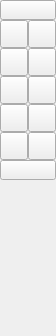
<?xml version="1.0" encoding="UTF-8"?>
<ui version="4.0">
 <class>QG_CadToolBarSelect</class>
 <widget class="QWidget" name="QG_CadToolBarSelect">
  <property name="geometry">
   <rect>
    <x>0</x>
    <y>0</y>
    <width>56</width>
    <height>336</height>
   </rect>
  </property>
  <property name="sizePolicy">
   <sizepolicy hsizetype="Fixed" vsizetype="Minimum">
    <horstretch>0</horstretch>
    <verstretch>0</verstretch>
   </sizepolicy>
  </property>
  <property name="minimumSize">
   <size>
    <width>56</width>
    <height>336</height>
   </size>
  </property>
  <property name="windowTitle">
   <string>Select</string>
  </property>
  <widget class="QToolButton" name="bAll">
   <property name="geometry">
    <rect>
     <x>28</x>
     <y>20</y>
     <width>28</width>
     <height>28</height>
    </rect>
   </property>
   <property name="toolTip">
    <string>Select all</string>
   </property>
   <property name="text">
    <string/>
   </property>
   <property name="icon">
    <iconset resource="../../../res/extui/extui.qrc">
     <normaloff>:/extui/selectall.png</normaloff>:/extui/selectall.png</iconset>
   </property>
  </widget>
  <widget class="QToolButton" name="bBack">
   <property name="geometry">
    <rect>
     <x>0</x>
     <y>0</y>
     <width>56</width>
     <height>20</height>
    </rect>
   </property>
   <property name="toolTip">
    <string>Back to main menu</string>
   </property>
   <property name="text">
    <string/>
   </property>
   <property name="icon">
    <iconset resource="../../../res/extui/extui.qrc">
     <normaloff>:/extui/back.png</normaloff>:/extui/back.png</iconset>
   </property>
  </widget>
  <widget class="QToolButton" name="bInters">
   <property name="geometry">
    <rect>
     <x>28</x>
     <y>104</y>
     <width>28</width>
     <height>28</height>
    </rect>
   </property>
   <property name="toolTip">
    <string>Select intersected entities</string>
   </property>
   <property name="text">
    <string/>
   </property>
   <property name="icon">
    <iconset resource="../../../res/extui/extui.qrc">
     <normaloff>:/extui/selectinters.png</normaloff>:/extui/selectinters.png</iconset>
   </property>
  </widget>
  <widget class="QToolButton" name="bUnInters">
   <property name="geometry">
    <rect>
     <x>0</x>
     <y>104</y>
     <width>28</width>
     <height>28</height>
    </rect>
   </property>
   <property name="toolTip">
    <string>Deselect intersected entities</string>
   </property>
   <property name="text">
    <string/>
   </property>
   <property name="icon">
    <iconset resource="../../../res/extui/extui.qrc">
     <normaloff>:/extui/deselectinters.png</normaloff>:/extui/deselectinters.png</iconset>
   </property>
  </widget>
  <widget class="QToolButton" name="bUnAll">
   <property name="geometry">
    <rect>
     <x>0</x>
     <y>20</y>
     <width>28</width>
     <height>28</height>
    </rect>
   </property>
   <property name="toolTip">
    <string>Deselect all</string>
   </property>
   <property name="text">
    <string/>
   </property>
   <property name="icon">
    <iconset resource="../../../res/extui/extui.qrc">
     <normaloff>:/extui/selectnothing.png</normaloff>:/extui/selectnothing.png</iconset>
   </property>
  </widget>
  <widget class="QToolButton" name="bInvert">
   <property name="geometry">
    <rect>
     <x>0</x>
     <y>132</y>
     <width>28</width>
     <height>28</height>
    </rect>
   </property>
   <property name="toolTip">
    <string>Invert Selection</string>
   </property>
   <property name="text">
    <string/>
   </property>
   <property name="icon">
    <iconset resource="../../../res/extui/extui.qrc">
     <normaloff>:/extui/selectinvert.png</normaloff>:/extui/selectinvert.png</iconset>
   </property>
  </widget>
  <widget class="QToolButton" name="bLayer">
   <property name="geometry">
    <rect>
     <x>28</x>
     <y>132</y>
     <width>28</width>
     <height>28</height>
    </rect>
   </property>
   <property name="toolTip">
    <string>Select layer</string>
   </property>
   <property name="text">
    <string/>
   </property>
   <property name="icon">
    <iconset resource="../../../res/extui/extui.qrc">
     <normaloff>:/extui/selectlayer.png</normaloff>:/extui/selectlayer.png</iconset>
   </property>
  </widget>
  <widget class="QToolButton" name="bContour">
   <property name="geometry">
    <rect>
     <x>28</x>
     <y>48</y>
     <width>28</width>
     <height>28</height>
    </rect>
   </property>
   <property name="toolTip">
    <string>(De-)Select contour</string>
   </property>
   <property name="text">
    <string/>
   </property>
   <property name="icon">
    <iconset resource="../../../res/extui/extui.qrc">
     <normaloff>:/extui/selectcontour.png</normaloff>:/extui/selectcontour.png</iconset>
   </property>
  </widget>
  <widget class="QToolButton" name="bSingle">
   <property name="geometry">
    <rect>
     <x>0</x>
     <y>48</y>
     <width>28</width>
     <height>28</height>
    </rect>
   </property>
   <property name="toolTip">
    <string>(De-)Select entity</string>
   </property>
   <property name="text">
    <string/>
   </property>
   <property name="icon">
    <iconset resource="../../../res/extui/extui.qrc">
     <normaloff>:/extui/selectsingle.png</normaloff>:/extui/selectsingle.png</iconset>
   </property>
  </widget>
  <widget class="QToolButton" name="bUnWindow">
   <property name="geometry">
    <rect>
     <x>0</x>
     <y>76</y>
     <width>28</width>
     <height>28</height>
    </rect>
   </property>
   <property name="toolTip">
    <string>Deselect Window</string>
   </property>
   <property name="text">
    <string/>
   </property>
   <property name="icon">
    <iconset resource="../../../res/extui/extui.qrc">
     <normaloff>:/extui/deselectwindow.png</normaloff>:/extui/deselectwindow.png</iconset>
   </property>
  </widget>
  <widget class="QToolButton" name="bWindow">
   <property name="geometry">
    <rect>
     <x>28</x>
     <y>76</y>
     <width>28</width>
     <height>28</height>
    </rect>
   </property>
   <property name="toolTip">
    <string>Select Window</string>
   </property>
   <property name="text">
    <string/>
   </property>
   <property name="icon">
    <iconset resource="../../../res/extui/extui.qrc">
     <normaloff>:/extui/selectwindow.png</normaloff>:/extui/selectwindow.png</iconset>
   </property>
  </widget>
  <widget class="QToolButton" name="bDoit">
   <property name="geometry">
    <rect>
     <x>0</x>
     <y>160</y>
     <width>56</width>
     <height>20</height>
    </rect>
   </property>
   <property name="toolTip">
    <string>Continue action</string>
   </property>
   <property name="text">
    <string/>
   </property>
   <property name="icon">
    <iconset resource="../../../res/extui/extui.qrc">
     <normaloff>:/extui/forward.png</normaloff>:/extui/forward.png</iconset>
   </property>
  </widget>
 </widget>
 <layoutdefault spacing="6" margin="11"/>
 <resources>
  <include location="../../../res/extui/extui.qrc"/>
 </resources>
 <connections>
  <connection>
   <sender>bSingle</sender>
   <signal>clicked()</signal>
   <receiver>QG_CadToolBarSelect</receiver>
   <slot>selectSingle()</slot>
   <hints>
    <hint type="sourcelabel">
     <x>20</x>
     <y>20</y>
    </hint>
    <hint type="destinationlabel">
     <x>20</x>
     <y>20</y>
    </hint>
   </hints>
  </connection>
  <connection>
   <sender>bDoit</sender>
   <signal>clicked()</signal>
   <receiver>QG_CadToolBarSelect</receiver>
   <slot>runNextAction()</slot>
   <hints>
    <hint type="sourcelabel">
     <x>20</x>
     <y>20</y>
    </hint>
    <hint type="destinationlabel">
     <x>20</x>
     <y>20</y>
    </hint>
   </hints>
  </connection>
  <connection>
   <sender>bBack</sender>
   <signal>clicked()</signal>
   <receiver>QG_CadToolBarSelect</receiver>
   <slot>back()</slot>
   <hints>
    <hint type="sourcelabel">
     <x>20</x>
     <y>20</y>
    </hint>
    <hint type="destinationlabel">
     <x>20</x>
     <y>20</y>
    </hint>
   </hints>
  </connection>
  <connection>
   <sender>bAll</sender>
   <signal>clicked()</signal>
   <receiver>QG_CadToolBarSelect</receiver>
   <slot>selectAll()</slot>
   <hints>
    <hint type="sourcelabel">
     <x>20</x>
     <y>20</y>
    </hint>
    <hint type="destinationlabel">
     <x>20</x>
     <y>20</y>
    </hint>
   </hints>
  </connection>
  <connection>
   <sender>bWindow</sender>
   <signal>clicked()</signal>
   <receiver>QG_CadToolBarSelect</receiver>
   <slot>selectWindow()</slot>
   <hints>
    <hint type="sourcelabel">
     <x>20</x>
     <y>20</y>
    </hint>
    <hint type="destinationlabel">
     <x>20</x>
     <y>20</y>
    </hint>
   </hints>
  </connection>
  <connection>
   <sender>bUnAll</sender>
   <signal>clicked()</signal>
   <receiver>QG_CadToolBarSelect</receiver>
   <slot>deselectAll()</slot>
   <hints>
    <hint type="sourcelabel">
     <x>20</x>
     <y>20</y>
    </hint>
    <hint type="destinationlabel">
     <x>20</x>
     <y>20</y>
    </hint>
   </hints>
  </connection>
  <connection>
   <sender>bUnWindow</sender>
   <signal>clicked()</signal>
   <receiver>QG_CadToolBarSelect</receiver>
   <slot>deselectWindow()</slot>
   <hints>
    <hint type="sourcelabel">
     <x>20</x>
     <y>20</y>
    </hint>
    <hint type="destinationlabel">
     <x>20</x>
     <y>20</y>
    </hint>
   </hints>
  </connection>
  <connection>
   <sender>bContour</sender>
   <signal>clicked()</signal>
   <receiver>QG_CadToolBarSelect</receiver>
   <slot>selectContour()</slot>
   <hints>
    <hint type="sourcelabel">
     <x>20</x>
     <y>20</y>
    </hint>
    <hint type="destinationlabel">
     <x>20</x>
     <y>20</y>
    </hint>
   </hints>
  </connection>
  <connection>
   <sender>bUnInters</sender>
   <signal>clicked()</signal>
   <receiver>QG_CadToolBarSelect</receiver>
   <slot>deselectIntersected()</slot>
   <hints>
    <hint type="sourcelabel">
     <x>20</x>
     <y>20</y>
    </hint>
    <hint type="destinationlabel">
     <x>20</x>
     <y>20</y>
    </hint>
   </hints>
  </connection>
  <connection>
   <sender>bInters</sender>
   <signal>clicked()</signal>
   <receiver>QG_CadToolBarSelect</receiver>
   <slot>selectIntersected()</slot>
   <hints>
    <hint type="sourcelabel">
     <x>20</x>
     <y>20</y>
    </hint>
    <hint type="destinationlabel">
     <x>20</x>
     <y>20</y>
    </hint>
   </hints>
  </connection>
  <connection>
   <sender>bInvert</sender>
   <signal>clicked()</signal>
   <receiver>QG_CadToolBarSelect</receiver>
   <slot>selectInvert()</slot>
   <hints>
    <hint type="sourcelabel">
     <x>20</x>
     <y>20</y>
    </hint>
    <hint type="destinationlabel">
     <x>20</x>
     <y>20</y>
    </hint>
   </hints>
  </connection>
  <connection>
   <sender>bLayer</sender>
   <signal>clicked()</signal>
   <receiver>QG_CadToolBarSelect</receiver>
   <slot>selectLayer()</slot>
   <hints>
    <hint type="sourcelabel">
     <x>20</x>
     <y>20</y>
    </hint>
    <hint type="destinationlabel">
     <x>20</x>
     <y>20</y>
    </hint>
   </hints>
  </connection>
 </connections>
</ui>
